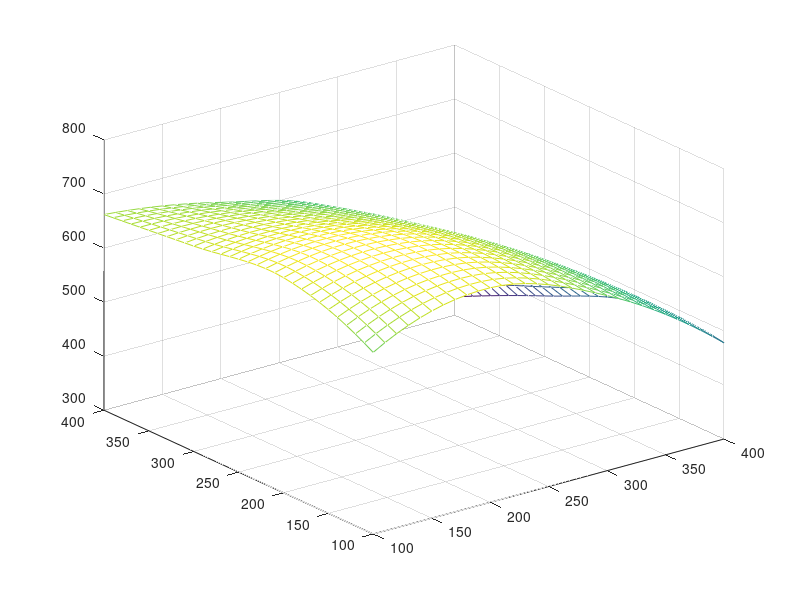

Recreate this plot in MATLAB.
clear;                            % clear the residue

x = 100: 100: 400;                % set the data
y = 100: 100: 400;
temps = [636 697 624 478; 698 712 630 478; 680 674 598 412; 662 626 552 334];

xi = 100: 10: 400;                % 2-dimension interpolation
yi = 100: 10: 400;
zi = interp2(x, y, temps, xi', yi, 'cubic');

mesh(xi, yi, zi);                 % create a mesh plot
max(max(zi));                     % calculate the highest point